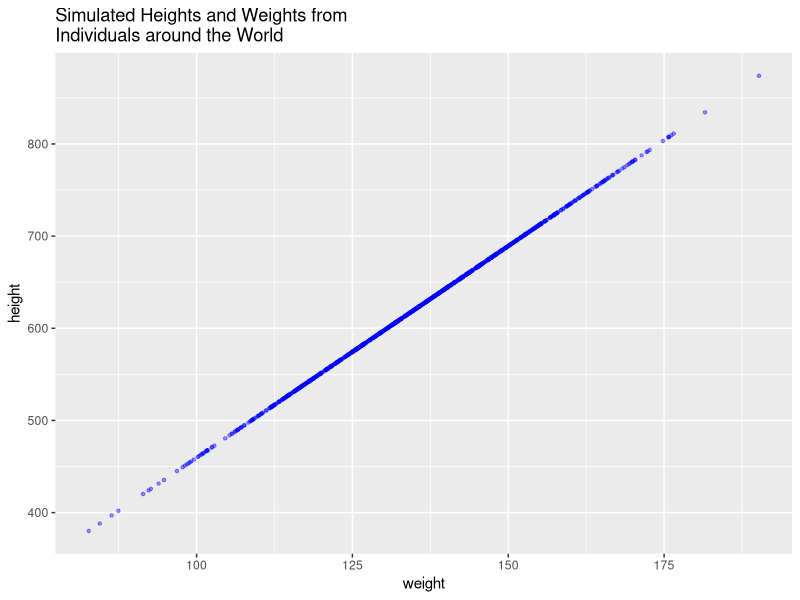
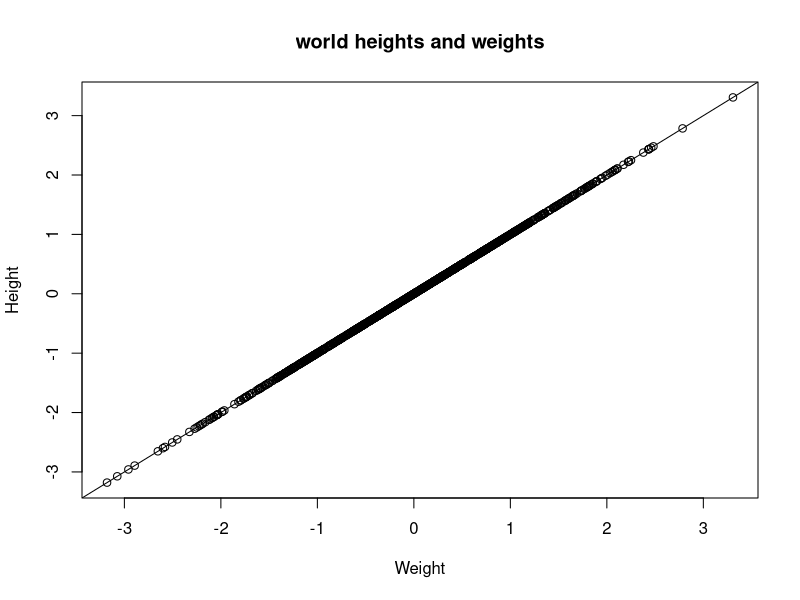
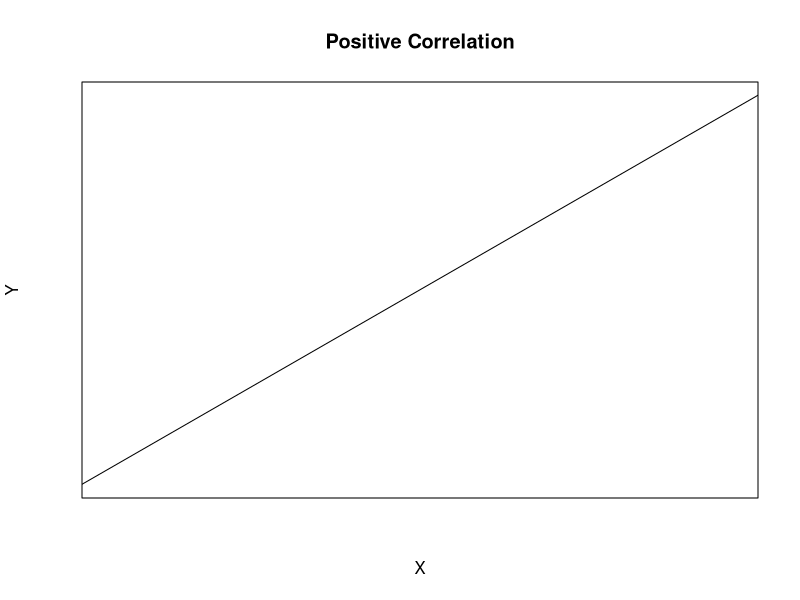
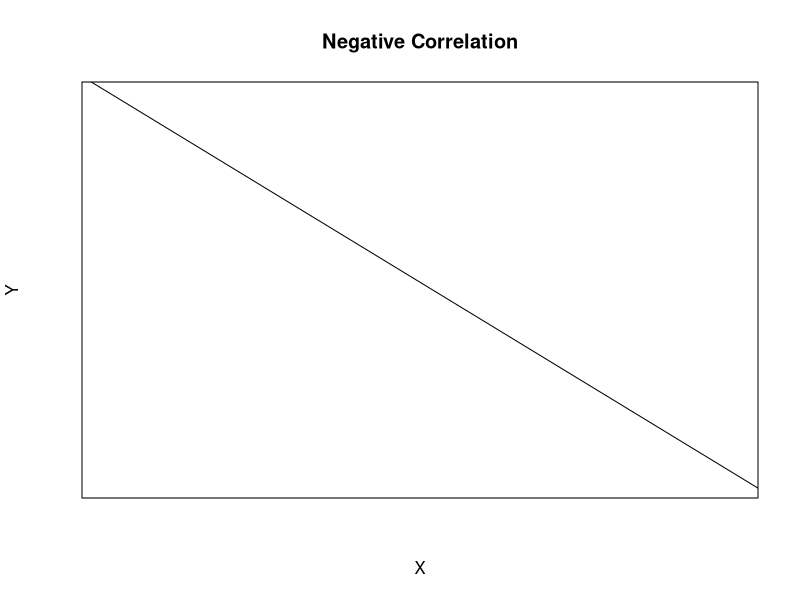

Write R code to recreate these figures, in order.
## ---- chunk 1
knitr::opts_chunk$set(echo = TRUE)
library(ggplot2)
library(dplyr)
library(knitr)
## ---- chunk 2
Vocab <- c("Variable",'Positive','Negative','Zero','Strength:')
Def <- c('A phenomenon of interest that can take on many values--in other words, it varies','A type of correlation where variables move in the same direction', 'A type of correlation where variables move in the opposite direction', 'As one variable moves, the other does not reliably move in any one direction', 'Weak correlations are close to zero, while strong correlations are close to 1.')
vocab.df<- data.frame(Vocab,Def)

knitr::kable(vocab.df,align = rep('l',5))


## ---- chunk 3


x <- rnorm(1000,135,16) #average weight is 135 pounds
y <- x*rnorm(1,5,3.5) #average height is 67 inches
## ---- chunk 4
head(data.frame('weight'=round(x,1),'height'=round(y,1)))

## ---- chunk 5
wwh <- data.frame('weight'=x,'height'=y)
wwh %>% ggplot(aes(weight,height))+
  geom_point(alpha=.4,color='blue',shape=20)+
  labs(title="Simulated Heights and Weights from \nIndividuals around the World")
             
## ---- chunk 6
x.s<- scale(x)
y.s<- scale(y)
cor(x.s,y.s)
plot(x.s,y.s,xlab = "Weight",ylab = "Height",main = "world heights and weights")
abline(lm(y.s~x.s)$coefficients)

## ---- chunk 7
x <- rnorm(100,10,1) 
y <- (x+rbeta(100,1,2))

plot(x,y,type='n',xaxt='n',yaxt='n',xlab = "X",ylab="Y", main = "Positive Correlation")
abline(lm(y~x)$coefficients)

cor(x,y)
## ---- chunk 8
x <- rnorm(100,10,1) 
y <- -1*(x+rbeta(100,1,2))

plot(x,y,type='n',xaxt='n',yaxt='n',xlab = "X",ylab="Y", main = "Negative Correlation")
abline(lm(y~x)$coefficients)

cor(x,y)
